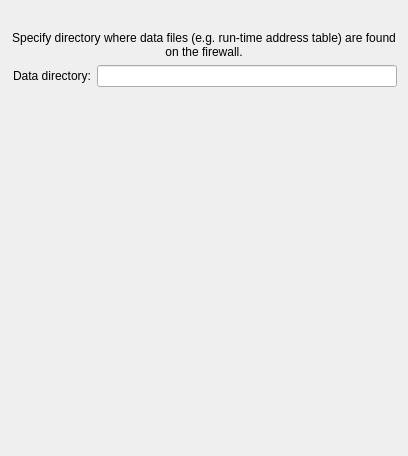
     <widget class="QWidget" name="tab_2">
      <attribute name="title">
       <string>Data</string>
      </attribute>
      <layout class="QGridLayout" name="linux24Advanced_gridLayout">
       <item row="0" column="1">
        <spacer name="spacer">
         <property name="orientation">
          <enum>Qt::Vertical</enum>
         </property>
         <property name="sizeType">
          <enum>QSizePolicy::Fixed</enum>
         </property>
         <property name="sizeHint" stdset="0">
          <size>
           <width>20</width>
           <height>20</height>
          </size>
         </property>
        </spacer>
       </item>
       <item row="1" column="0" colspan="3">
        <widget class="QLabel" name="label456_2">
         <property name="text">
          <string>Specify directory where data files (e.g. run-time address table) are found on the firewall.</string>
         </property>
         <property name="alignment">
          <set>Qt::AlignCenter</set>
         </property>
         <property name="wordWrap">
          <bool>true</bool>
         </property>
        </widget>
       </item>
       <item row="2" column="0">
        <widget class="QLabel" name="label453_3">
         <property name="text">
          <string>Data directory:</string>
         </property>
         <property name="alignment">
          <set>Qt::AlignRight|Qt::AlignTrailing|Qt::AlignVCenter</set>
         </property>
         <property name="wordWrap">
          <bool>false</bool>
         </property>
        </widget>
       </item>
       <item row="2" column="1" colspan="2">
        <widget class="QLineEdit" name="linux24_data_dir">
         <property name="minimumSize">
          <size>
           <width>300</width>
           <height>0</height>
          </size>
         </property>
        </widget>
       </item>
       <item row="3" column="2">
        <spacer name="verticalSpacer_3">
         <property name="orientation">
          <enum>Qt::Vertical</enum>
         </property>
         <property name="sizeHint" stdset="0">
          <size>
           <width>20</width>
           <height>358</height>
          </size>
         </property>
        </spacer>
       </item>
      </layout>
     </widget>
